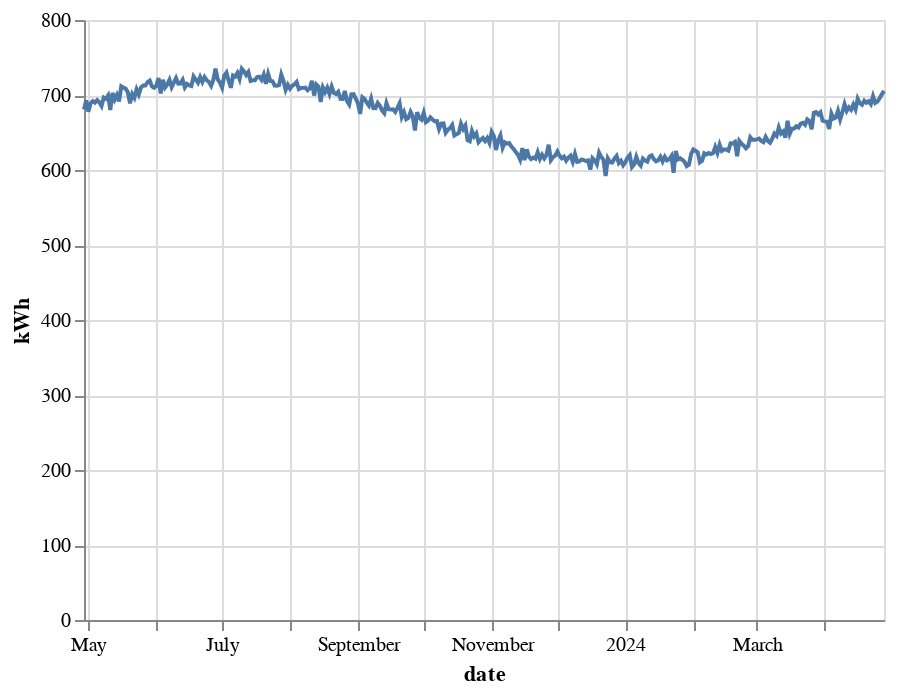

Notebook code for this chart:
### Code cell
from opensolar.utils import create_kWh_altair_plot, load_google_cloud_key
from opensolar.api import get_address_infos

address = "Rainweg 6, Neuenstadt"

api_key = load_google_cloud_key()
address_infos = get_address_infos(address, api_key=api_key)
formatted_address = address_infos[0]["formatted_address"]
latitude = address_infos[0]["latitude"]
longitude = address_infos[0]["longitude"]

dates = create_date_series()
create_kWh_altair_plot(latitude=latitude, longitude=longitude, dates=dates)

### Figure 1 — Vega-Lite specification as saved in the notebook (floating-point values rounded to 4 significant figures; data arrays with more than 128 entries replaced by an {"elided": "..."} marker saying what was removed)
{"config": {"view": {"continuousWidth": 400, "continuousHeight": 300}}, "data": {"name": "data-a621bf0eeee465935d8777768f23ac41"}, "mark": "line", "encoding": {"x": {"field": "date", "type": "temporal"}, "y": {"field": "kWh", "type": "quantitative"}}, "$schema": "https://vega.github.io/schema/vega-lite/v4.17.0.json", "datasets": {"data-a621bf0eeee465935d8777768f23ac41": {"elided": "366 records"}}}
